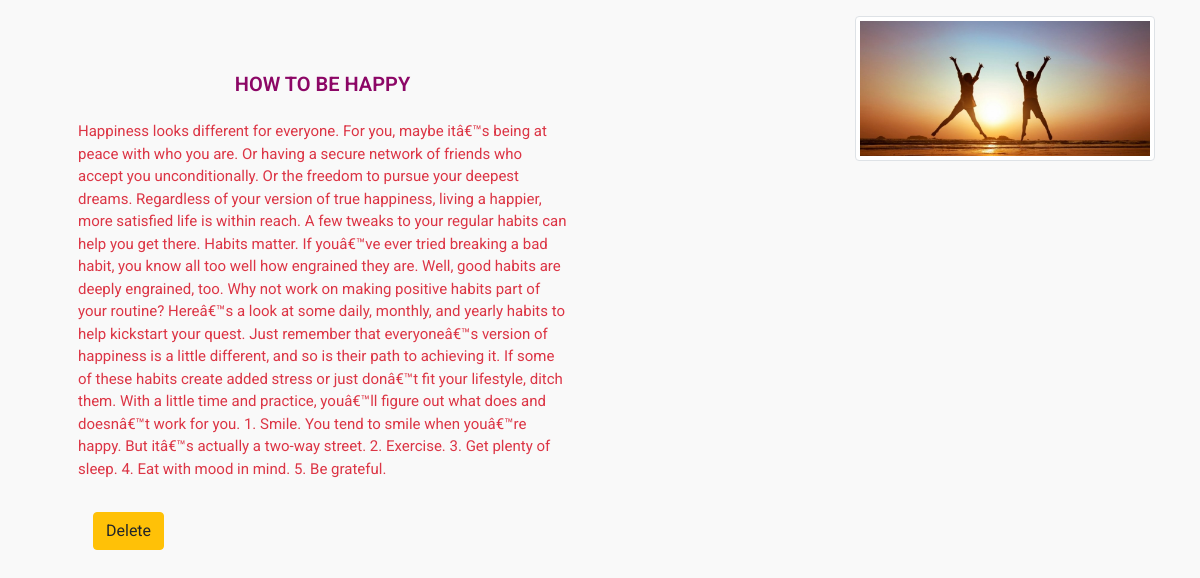
Page /doctor/article/articles.php?at_id=3 (signed in) on the committed database.
### tables this page shows
CREATE TABLE `article` (
  `at_id` int(10) NOT NULL,
  `at_title` varchar(1000) NOT NULL,
  `at_short_info` varchar(500) NOT NULL,
  `at_info` mediumtext NOT NULL,
  `at_image` varchar(100) NOT NULL,
  `user_id` int(10) NOT NULL
);

### doctor/article/articles.php (the view, shortened to what this page needs)
<!DOCTYPE html>
<html lang="en">
<head>
    <link rel="stylesheet" href="https://maxcdn.bootstrapcdn.com/bootstrap/4.0.0/css/bootstrap.min.css"
>
    <link rel="stylesheet" href="https://stackpath.bootstrapcdn.com/font-awesome/4.7.0/css/font-awesome.min.css">
</head>
<body>
<?php
	if(isset($_REQUEST['at_id'])){
		$at_id=$_REQUEST['at_id'];
	}else{
		header('location:../index.php');
	}
	require_once "../databaseconnection/dbconnect.php";
	$at_select = "select at_id,at_title,at_info,at_image from article where at_id=$at_id";
	$at_result = mysqli_query($conn, $at_select);
	if(mysqli_num_rows($at_result) <= 0)
		echo "<div class='p-3 bg-danger ml-4 text-center'>No articles available</div>";
	else{
		$at_row = mysqli_fetch_assoc($at_result);
?>
    <div class="container">
        <div class="description pt-3">
            <div class="description-img">
                <img class="img-thumbnail float-right" src="../../patient/<?php echo $at_row['at_image'];?>" alt="Description Image">
            </div>
        </div>
        <div class="p-5 pt-3 col-sm-6 description-desc">
            <div class=" text-secondary pt-2 pb-2 description-name">
                <p class="h5 sub-head text-uppercase text-center">
					<?php echo $at_row['at_title'];?>
				</p>
            </div>
            <div class="row text-danger about_me pt-2 pb-2">
                <?php echo $at_row['at_info'];?>
            </div>
			<br/>
			<a class="btn btn-warning" href="deletearticle.php?at_id=<?php echo $at_row['at_id'];?>"> Delete</a>
        </div>
    </div>
	<?php
	}
	?>
</body>
</html>

### doctor/article/articles.php (style rules this page uses)
body { background: #f9f9f9; font-family: "Roboto", sans-serif; margin: 0px; padding: 0px; }
* { box-sizing: border-box; }
a { text-decoration: none; color: black; }
.description-img { text-align: center; }
.description-img img { width: 300px; height: auto; }
.sub-head { color: #8c0766; font-weight: 600; }
.description-name { font-size: 16px; font-weight: 500; font-size: 14px; }
.about_me { font-size: 15px; }

### rows in the picture
article: at_image (picture), at_title "HOW TO BE HAPPY", at_info "Happiness looks different for everyone. For you, maybe itâ€™s being at peace with who you are. Or having a secure network of friends who accept you unconditionally. Or the freedom to pursue your deepest dreams. Regardless of your version of true happiness, living a happier, more satisfied life is within reach. A few tweaks to your regular habits can help you get there. Habits matter. If youâ€™ve ever tried breaking a bad habit, you know all too well how engrained they are. Well, good habits are deeply engrained, too. Why not work on making positive habits part of your routine? Hereâ€™s a look at some daily, monthly, and yearly habits to help kickstart your quest. Just remember that…"
